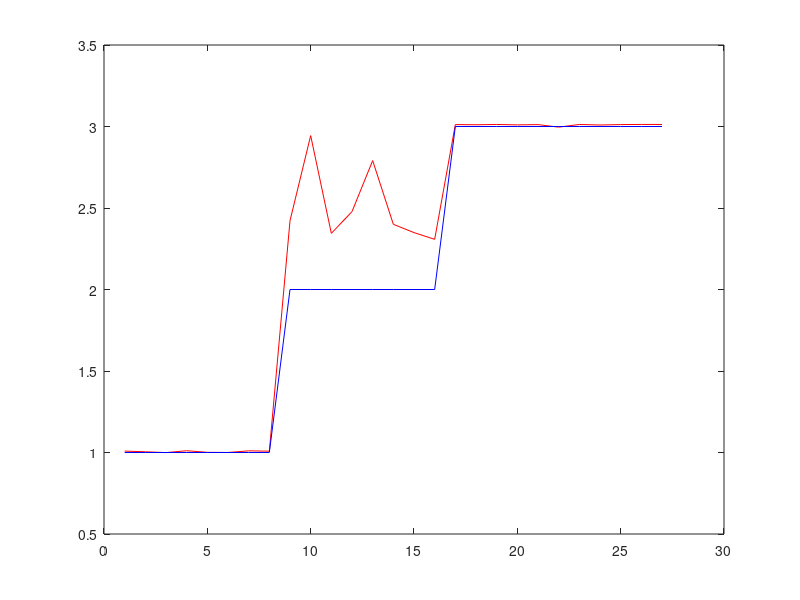

The MATLAB script that drew this image:
load('HW_train.mat');

%% predict
x = data(1:4,trainIndicator<trainPortion); 
y = zeros(1, size(x,2));
z = data(5,trainIndicator<trainPortion);
%{
%No.1
x = data;
y = zeros(size(x));  
%}
%{
No.2
x = [-2 : 0.1 : 2; -2 : 0.1 : 2];
y = zeros(size(x));
z = sin(x * 2);
%}

% test output
for i = 1 : length(x)  
    netValue{1} = x(:,i);
    for k = 2 : depth
        netValue{k} = weight{k-1} * netValue{k-1} + threshold{k-1};
        netValue{k} = 1 ./ ( 1 + exp(-netValue{k}));
    end
    y(:, i) = weight{depth} * netValue{depth} + threshold{depth};
end  

% predict
class = round(y);
correct = (class==z);
disp(['correct :' int2str(sum(correct)) ' in ' int2str(length(y)) ' test samples']);
disp(['correct ratio: ' num2str(sum(correct) / length(y))]);
%% plot 

plot(y, 'r');
hold on
plot(z, 'b');
hold off


%{
%No.1
scatter(x(1,:), x(2,:), 'r');
hold on;  

scatter(y(1,:), y(2,:), 'b');
hold off;  
%}

%{  
%No.2
plot(x(2,:), y(2,:),'r');
hold on;  

plot(x(2,:), z(2,:), 'bo');
hold off;  
%}